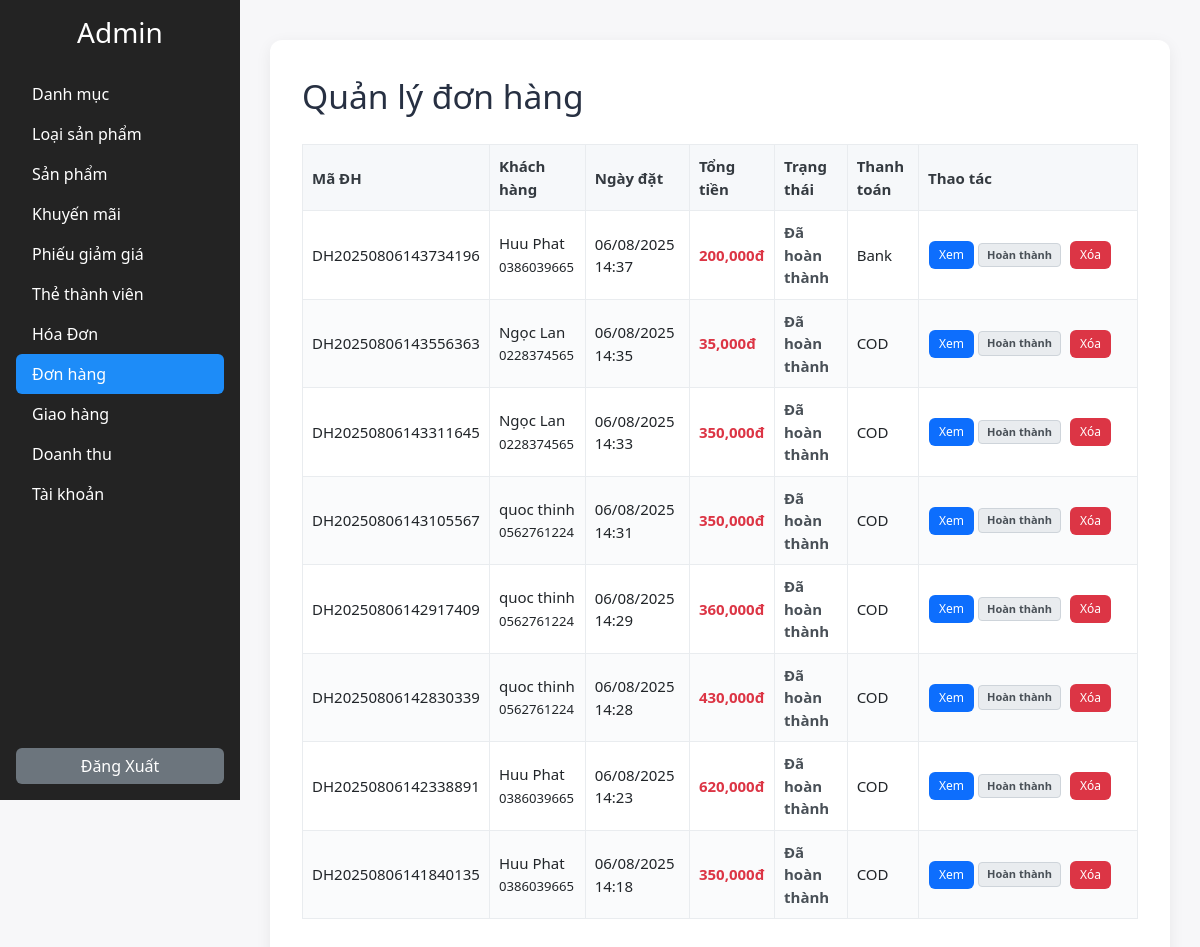
The app's page /view/admin.php?section=donhang (signed in) with its own data.
### tables this page shows
CREATE TABLE `donhang` (
  `MADONHANG` varchar(20) NOT NULL,
  `MAKH` varchar(10) NOT NULL,
  `NGAYDAT` datetime NOT NULL,
  `TONGTIEN` decimal(10,2) NOT NULL,
  `TRANGTHAI` varchar(50) NOT NULL,
  `HOTEN` varchar(100) NOT NULL,
  `SODIENTHOAI` varchar(20) NOT NULL,
  `DIACHI` text NOT NULL,
  `PHUONGTHUCTHANHTOAN` varchar(50) NOT NULL,
  `GHICHU` text DEFAULT NULL,
  `is_confirmed` tinyint(1) DEFAULT 0,
  `MAVOUCHER` varchar(20) DEFAULT NULL,
  `GIATRIGIAM` decimal(10,2) DEFAULT 0.00
);

CREATE TABLE `khachhang` (
  `ID` int(11) NOT NULL,
  `MAKH` varchar(10) NOT NULL,
  `TENKH` varchar(100) DEFAULT NULL,
  `GIOITINH` varchar(10) DEFAULT NULL,
  `NGAYSINH` date DEFAULT NULL,
  `DIACHI` varchar(500) DEFAULT NULL,
  `SDT` varchar(15) DEFAULT NULL,
  `EMAIL` varchar(100) DEFAULT NULL
);

### controller/order_management.php (the view, shortened to what this page needs)
<?php
$db = new database();
$conn = $db->getConnection();
$stmt = $conn->prepare("
    SELECT d.*, k.TENKH
    FROM donhang d
    LEFT JOIN khachhang k ON d.MAKH = k.MAKH
    ORDER BY
        CASE WHEN d.TRANGTHAI = 'Yêu cầu hoàn hàng' THEN 0 ELSE 1 END,
        d.NGAYDAT DESC
");
$stmt->execute();
$orders = $stmt->fetchAll(PDO::FETCH_ASSOC);
?>
<div class="main-wrap-order">
    <h2>Quản lý đơn hàng</h2>
    <table class="table-order">
        <thead>
            <tr>
                <th>Mã ĐH</th>
                <th>Khách hàng</th>
                <th>Ngày đặt</th>
                <th>Tổng tiền</th>
                <th>Trạng thái</th>
                <th>Thanh toán</th>
                <th>Thao tác</th>
            </tr>
        </thead>
        <tbody>
            <?php foreach($orders as $row):
                $status = $row['TRANGTHAI'];
                $status_class = '';
                if ($status == 'Chờ xử lý') $status_class = 'status-pending';
                elseif ($status == 'Đang xử lý') $status_class = 'status-processing';
                elseif ($status == 'Đang giao hàng') $status_class = 'status-shipping';
                elseif ($status == 'Đã giao hàng') $status_class = 'status-delivered';
                elseif ($status == 'Đã hoàn thành') $status_class = 'status-completed';
                elseif ($status == 'Đã hủy') $status_class = 'status-cancel';
                elseif ($status == 'Yêu cầu hoàn hàng') $status_class = 'status-return-request';
                elseif ($status == 'Đã hoàn hàng') $status_class = 'status-returned';
            ?>
                <tr>
                    <td><?= htmlspecialchars($row['MADONHANG']) ?></td>
                    <td><?= htmlspecialchars($row['TENKH'] ?? $row['HOTEN']) ?><br>
<small><?= htmlspecialchars($row['SODIENTHOAI']) ?></small>
                    </td>
                    <td><?= date('d/m/Y H:i', strtotime($row['NGAYDAT'])) ?></td>
                    <td style="color:#dc3545; font-weight:600;"><?= number_format($row['TONGTIEN']) ?>đ</td>
                    <td>
                        <span class="<?= $status_class ?>"><?= htmlspecialchars($status) ?></span>
                    </td>
                    <td><?= htmlspecialchars($row['PHUONGTHUCTHANHTOAN']) ?></td>
                    <td>
                        <div class="action-buttons">
                            <a class="btn btn-view btn-sm" href="?section=donhang&view=<?= urlencode($row['MADONHANG']) ?>">Xem</a>
                            <?php if ($row['TRANGTHAI'] == 'Yêu cầu hoàn hàng'): ?>
                                <form style="display:inline;" method="POST" action="?section=donhang">
                                    <input type="hidden" name="madonhang" value="<?= htmlspecialchars($row['MADONHANG']) ?>">
                                    <input type="hidden" name="trangthai" value="Đã hoàn hàng">
                                    <button type="submit" name="update_status" class="btn btn-sm btn-accept"
                                            onclick="return confirm('Chấp nhận hoàn hàng?\n- Sẽ hoàn lại tồn kho\n- Hoàn lại voucher (nếu có)')">
                                        Chấp nhận
                                    </button>
                                </form>
                                <form style="display:inline;" method="POST" action="?section=donhang">
                                    <input type="hidden" name="madonhang" value="<?= htmlspecialchars($row['MADONHANG']) ?>">
                                    <input type="hidden" name="trangthai" value="Đã hoàn thành">
                                    <button type="submit" name="update_status" class="btn btn-sm btn-reject"
                                            onclick="return confirm('Từ chối hoàn hàng và giữ trạng thái Đã hoàn thành?')">
Từ chối
                                    </button>
                                </form>
                                <a class="btn btn-del btn-sm" href="?section=donhang&delete=<?= urlencode($row['MADONHANG']) ?>" onclick="return confirm('Bạn chắc chắn muốn xóa đơn này?')">Xóa</a>
                            <?php elseif ($row['TRANGTHAI'] == 'Đã hoàn hàng' || $row['TRANGTHAI'] == 'Đã hoàn thành'): ?>
                                <span class="status-badge <?= $row['TRANGTHAI'] == 'Đã hoàn hàng' ? 'status-returned' : 'status-completed' ?>">
                                    <?= $row['TRANGTHAI'] == 'Đã hoàn hàng' ? 'Đã hoàn hàng' : 'Hoàn thành' ?>
                                </span>
                                <a class="btn btn-del btn-sm" href="?section=donhang&delete=<?= urlencode($row['MADONHANG']) ?>" onclick="return confirm('Bạn chắc chắn muốn xóa đơn này?')">Xóa</a>
<?php endif; ?>
                        </div>
                    </td>
                </tr>
            <?php endforeach; ?>
        </tbody>
    </table>
</div>

### view/upload/header_admin.php (style rules this page uses)
body { background:#f6f6f6; }

### controller/order_management.php (style rules this page uses)
body { background: #f7f7f9; }
.main-wrap-order { max-width:1200px; margin:40px auto 0 auto; background:#fff; border-radius:12px; padding:36px 32px; box-shadow:0 4px 16px 0 #0001; }
h2 { font-size:2.1rem; color:#273042; margin-bottom:28px; }
.table-order { width: 100%; border-collapse: collapse; margin-bottom: 25px; background: #fff; font-size: 15px; }
.table-order th, .table-order td { border: 1px solid #e9ecef; padding: 10px 9px; text-align:left; }
.table-order th { background: #f6f8fa; font-weight:700; color:#343a40; }
.table-order tr:nth-child(even) { background: #fafbfc; }
.status-completed { color: #495057; font-weight:bold; }
.btn { padding: 6px 12px; border-radius: 6px; background: #6c757d; color: #fff; border: none; cursor:pointer; transition:0.2s; text-decoration: none; display: inline-block; }
.btn-del { background: #dc3545; }
.btn-view { background: #0d6efd; }
.btn-sm { font-size: 12px; padding: 5px 10px; margin: 1px; }
.action-buttons { display: flex; flex-direction: row; flex-wrap: wrap; gap: 3px; align-items: center; min-width: 200px; }
.status-badge { font-size: 11px; padding: 3px 8px; border-radius: 4px; font-weight: bold; margin-right: 5px; }
.status-badge.status-completed { background: #e9ecef; color: #495057; border: 1px solid #ced4da; }

### records on screen
donhang: MADONHANG "DH20250806143734196", khachhang.TENKH "Huu Phat", SODIENTHOAI "0386039665", NGAYDAT "06/08/2025 14:37", TONGTIEN "200,000", TRANGTHAI "Đã hoàn thành", PHUONGTHUCTHANHTOAN "Bank", shows "Hoàn thành"
donhang: MADONHANG "DH20250806143556363", khachhang.TENKH "Ngọc Lan", SODIENTHOAI "0228374565", NGAYDAT "06/08/2025 14:35", TONGTIEN "35,000", TRANGTHAI "Đã hoàn thành", PHUONGTHUCTHANHTOAN "COD", shows "Hoàn thành"
donhang: MADONHANG "DH20250806143311645", khachhang.TENKH "Ngọc Lan", SODIENTHOAI "0228374565", NGAYDAT "06/08/2025 14:33", TONGTIEN "350,000", TRANGTHAI "Đã hoàn thành", PHUONGTHUCTHANHTOAN "COD", shows "Hoàn thành"
donhang: MADONHANG "DH20250806143105567", khachhang.TENKH "quoc thinh", SODIENTHOAI "0562761224", NGAYDAT "06/08/2025 14:31", TONGTIEN "350,000", TRANGTHAI "Đã hoàn thành", PHUONGTHUCTHANHTOAN "COD", shows "Hoàn thành"
donhang: MADONHANG "DH20250806142917409", khachhang.TENKH "quoc thinh", SODIENTHOAI "0562761224", NGAYDAT "06/08/2025 14:29", TONGTIEN "360,000", TRANGTHAI "Đã hoàn thành", PHUONGTHUCTHANHTOAN "COD", shows "Hoàn thành"
donhang: MADONHANG "DH20250806142830339", khachhang.TENKH "quoc thinh", SODIENTHOAI "0562761224", NGAYDAT "06/08/2025 14:28", TONGTIEN "430,000", TRANGTHAI "Đã hoàn thành", PHUONGTHUCTHANHTOAN "COD", shows "Hoàn thành"
donhang: MADONHANG "DH20250806142338891", khachhang.TENKH "Huu Phat", SODIENTHOAI "0386039665", NGAYDAT "06/08/2025 14:23", TONGTIEN "620,000", TRANGTHAI "Đã hoàn thành", PHUONGTHUCTHANHTOAN "COD", shows "Hoàn thành"
donhang: MADONHANG "DH20250806141840135", khachhang.TENKH "Huu Phat", SODIENTHOAI "0386039665", NGAYDAT "06/08/2025 14:18", TONGTIEN "350,000", TRANGTHAI "Đã hoàn thành", PHUONGTHUCTHANHTOAN "COD", shows "Hoàn thành"
